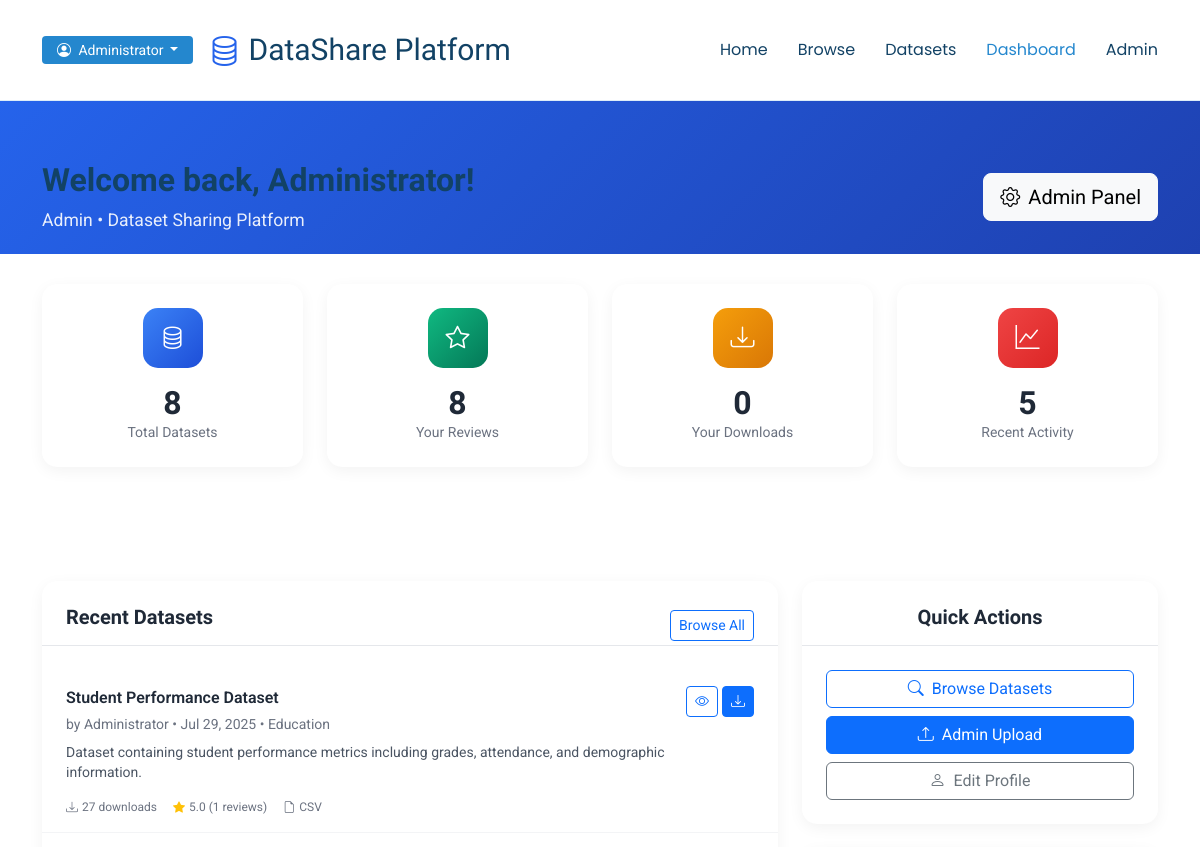
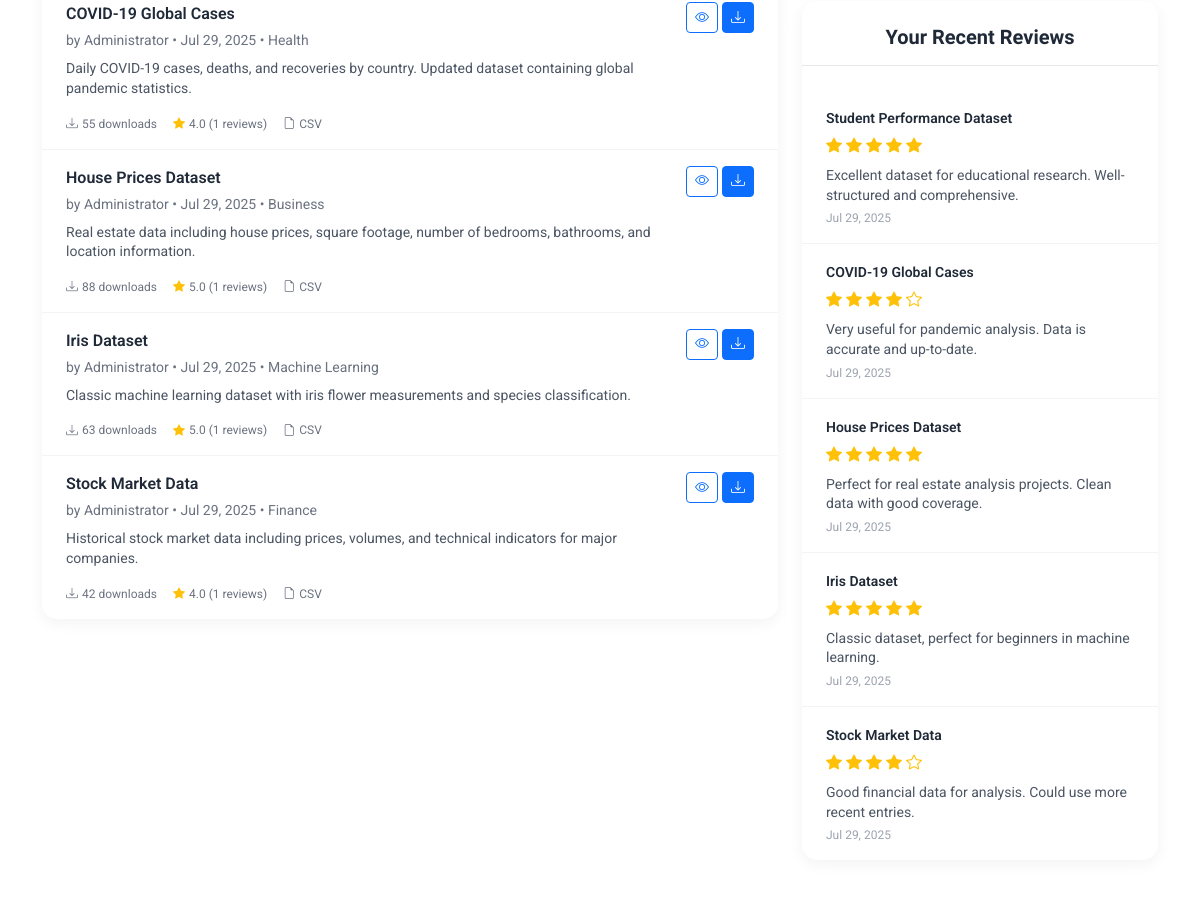
The page /dashboard.php (signed in, upper part) on the database as committed earlier (2 pictures, top to bottom).
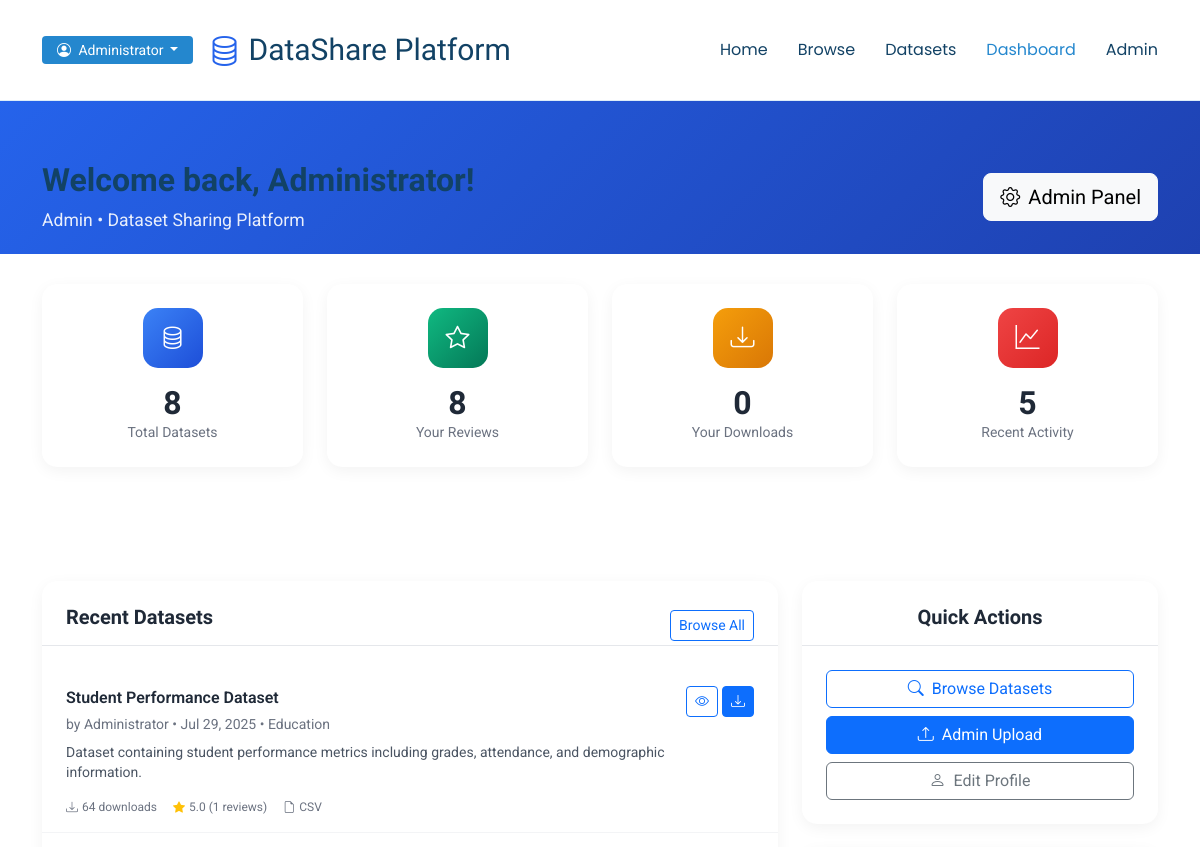
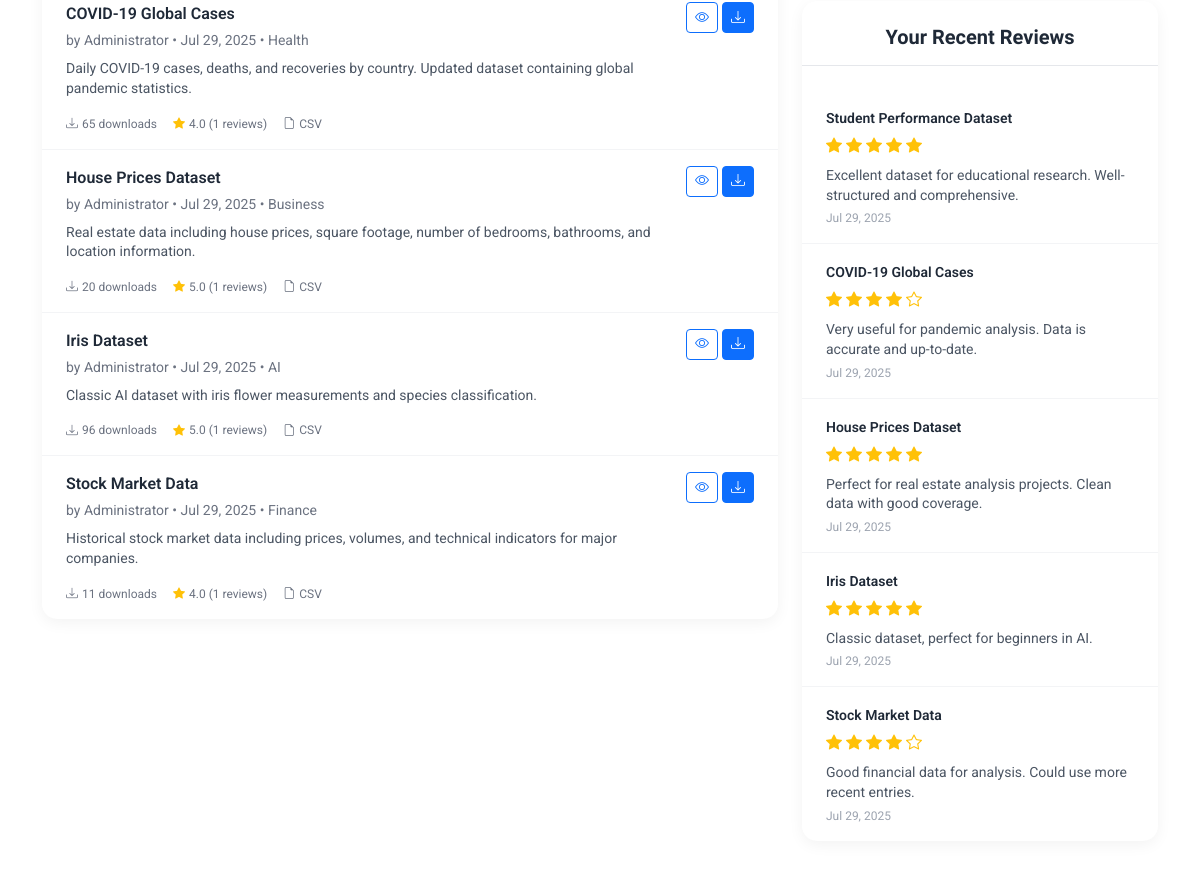
The same page on the database as committed later (2 pictures, top to bottom).
### tables this page shows
CREATE TABLE datasets (
    id INT AUTO_INCREMENT PRIMARY KEY,
    title VARCHAR(255) NOT NULL,
    filename VARCHAR(255) NOT NULL,
    category VARCHAR(100) NOT NULL,
    description TEXT,
    file_path VARCHAR(500) NOT NULL,
    file_size BIGINT NOT NULL,
    uploaded_by INT NOT NULL,
    upload_date TIMESTAMP DEFAULT CURRENT_TIMESTAMP,
    download_count INT DEFAULT 0,
    is_active BOOLEAN DEFAULT TRUE,
    FOREIGN KEY (uploaded_by) REFERENCES users(id) ON DELETE CASCADE,
    INDEX idx_category (category),
    INDEX idx_uploader (uploaded_by),
    INDEX idx_upload_date (upload_date)
);

CREATE TABLE reviews (
    id INT AUTO_INCREMENT PRIMARY KEY,
    user_id INT NOT NULL,
    dataset_id INT NOT NULL,
    rating INT NOT NULL CHECK (rating >= 1 AND rating <= 5),
    comment TEXT,
    created_at TIMESTAMP DEFAULT CURRENT_TIMESTAMP,
    updated_at TIMESTAMP DEFAULT CURRENT_TIMESTAMP ON UPDATE CURRENT_TIMESTAMP,
    FOREIGN KEY (user_id) REFERENCES users(id) ON DELETE CASCADE,
    FOREIGN KEY (dataset_id) REFERENCES datasets(id) ON DELETE CASCADE,
    UNIQUE KEY unique_user_dataset (user_id, dataset_id),
    INDEX idx_dataset (dataset_id),
    INDEX idx_user (user_id),
    INDEX idx_rating (rating)
);

### dashboard.php (the view, shortened to what the changed rows need)
<?php
$host = 'localhost';
$dbname = 'dataset_platform';
$username = 'root';
$password = '1212';
try {
    $pdo = new PDO("mysql:host=$host;dbname=$dbname", $username, $password);
    $pdo->setAttribute(PDO::ATTR_ERRMODE, PDO::ERRMODE_EXCEPTION);
} catch(PDOException $e) {
    die("Connection failed: " . $e->getMessage());
}
$user = $_SESSION;
try {
    $stmt = $pdo->query("SELECT * FROM dataset_overview ORDER BY upload_date DESC LIMIT 5");
    $recentDatasets = $stmt->fetchAll(PDO::FETCH_ASSOC);
    $stmt = $pdo->prepare("
        SELECT r.*, d.title as dataset_title
        FROM reviews r
        JOIN datasets d ON r.dataset_id = d.id
        WHERE r.user_id = ?
        ORDER BY r.created_at DESC
        LIMIT 5
    ");
    $stmt->execute([$user['user_id']]);
    $userRecentReviews = $stmt->fetchAll(PDO::FETCH_ASSOC);
} catch(PDOException $e) {
    $totalDatasets = 0;
    $userReviews = 0;
    $userDownloads = 0;
    $recentDatasets = [];
    $userRecentReviews = [];
}
include 'includes/header.php';
?>
<section class="welcome-section section">
  <div class="container">
    <div class="row align-items-center">
      <div class="col-md-8">
        <h1 class="welcome-title">
          Welcome back, <?php echo htmlspecialchars($user['name']); ?>!
        </h1>
      </div>
    </div>
  </div>
</section>
<section class="dashboard-content section">
  <div class="container">
    <div class="row">
      <div class="col-md-8">
        <div class="section-card">
          <div class="section-header">
            <div class="d-flex justify-content-between align-items-center">
              <h2 class="section-title">Recent Datasets</h2>
            </div>
          </div>
          <?php if (empty($recentDatasets)): ?>
            <div class="text-center py-5">
              <i class="bi bi-database display-1 text-muted mb-3"></i>
              <p class="text-muted">No datasets found.</p>
            </div>
          <?php else: ?>
            <?php foreach ($recentDatasets as $dataset): ?>
            <div class="dataset-item">
              <div class="d-flex justify-content-between align-items-start">
                <div>
                  <a href="preview.php?id=<?php echo $dataset['id']; ?>" class="dataset-title">
                    <?php echo htmlspecialchars($dataset['title']); ?>
                  </a>
                  <div class="dataset-meta">
                    by <?php echo htmlspecialchars($dataset['uploader_name']); ?>
                    • <?php echo date('M j, Y', strtotime($dataset['upload_date'])); ?>
                    • <?php echo htmlspecialchars($dataset['category']); ?>
                  </div>
                  <?php if ($dataset['description']): ?>
                  <div class="dataset-description">
                    <?php echo htmlspecialchars(substr($dataset['description'], 0, 150)) . (strlen($dataset['description']) > 150 ? '...' : ''); ?>
                  </div>
                  <?php endif; ?>
                </div>
                <div class="dataset-actions">
                  <a href="preview.php?id=<?php echo $dataset['id']; ?>" class="btn btn-sm btn-outline-primary">
                    <i class="bi bi-eye"></i>
                  </a>
                  <a href="download.php?id=<?php echo $dataset['id']; ?>" class="btn btn-sm btn-primary">
                    <i class="bi bi-download"></i>
                  </a>
                </div>
              </div>
              <div class="dataset-stats">
                <span class="dataset-stat">
                  <i class="bi bi-download me-1"></i><?php echo $dataset['download_count']; ?> downloads
                </span>
                <?php if ($dataset['review_count'] > 0): ?>
                <span class="dataset-stat">
                  <i class="bi bi-star-fill me-1 text-warning"></i><?php echo number_format($dataset['avg_rating'], 1); ?> (<?php echo $dataset['review_count']; ?> reviews)
                </span>
                <?php endif; ?>
                <span class="dataset-stat">
                  <i class="bi bi-file-earmark me-1"></i><?php echo strtoupper(pathinfo($dataset['filename'], PATHINFO_EXTENSION)); ?>
                </span>
              </div>
            </div>
            <?php endforeach; ?>
          <?php endif; ?>
        </div>
      </div>
      <div class="col-md-4">
        <div class="section-card mb-4">
          <div class="section-header">
            <h2 class="section-title">Quick Actions</h2>
          </div>
        </div>
        <div class="section-card">
          <div class="section-header">
            <h2 class="section-title">Your Recent Reviews</h2>
          </div>
          <?php if (empty($userRecentReviews)): ?>
            <div class="text-center py-4">
              <i class="bi bi-star display-4 text-muted mb-2"></i>
              <p class="text-muted small">No reviews yet</p>
              <a href="browse.php" class="btn btn-sm btn-outline-primary">Browse & Review</a>
            </div>
          <?php else: ?>
            <?php foreach ($userRecentReviews as $review): ?>
            <div class="review-item">
              <div class="review-dataset">
                <a href="preview.php?id=<?php echo $review['dataset_id']; ?>">
                  <?php echo htmlspecialchars($review['dataset_title']); ?>
                </a>
              </div>
              <div class="review-rating">
                <?php for ($i = 1; $i <= 5; $i++): ?>
                  <i class="bi bi-star<?php echo $i <= $review['rating'] ? '-fill' : ''; ?> text-warning"></i>
                <?php endfor; ?>
              </div>
              <?php if ($review['comment']): ?>
              <div class="review-comment">
                <?php echo htmlspecialchars(substr($review['comment'], 0, 100)) . (strlen($review['comment']) > 100 ? '...' : ''); ?>
              </div>
              <?php endif; ?>
              <div class="review-date">
                <?php echo date('M j, Y', strtotime($review['created_at'])); ?>
              </div>
            </div>
            <?php endforeach; ?>
          <?php endif; ?>
        </div>
      </div>
    </div>
  </div>
</section>
<?php
include 'includes/footer.php';
?>

Rows that differ between the two databases and show on the page:
changed datasets "Student Performance Dataset": download_count "27" → "64"
changed datasets "COVID-19 Global Cases": download_count "55" → "65"
changed datasets "House Prices Dataset": download_count "88" → "20"
changed datasets "Iris Dataset": category "Machine Learning" → "AI"; description "Classic machine learning dataset with iris flower measurements and species classification." → "Classic AI dataset with iris flower measurements and species classification."; download_count "63" → "96"
changed datasets "Stock Market Data": download_count "42" → "11"
changed reviews "Iris Dataset": comment "Classic dataset, perfect for beginners in machine learning." → "Classic dataset, perfect for beginners in AI."
